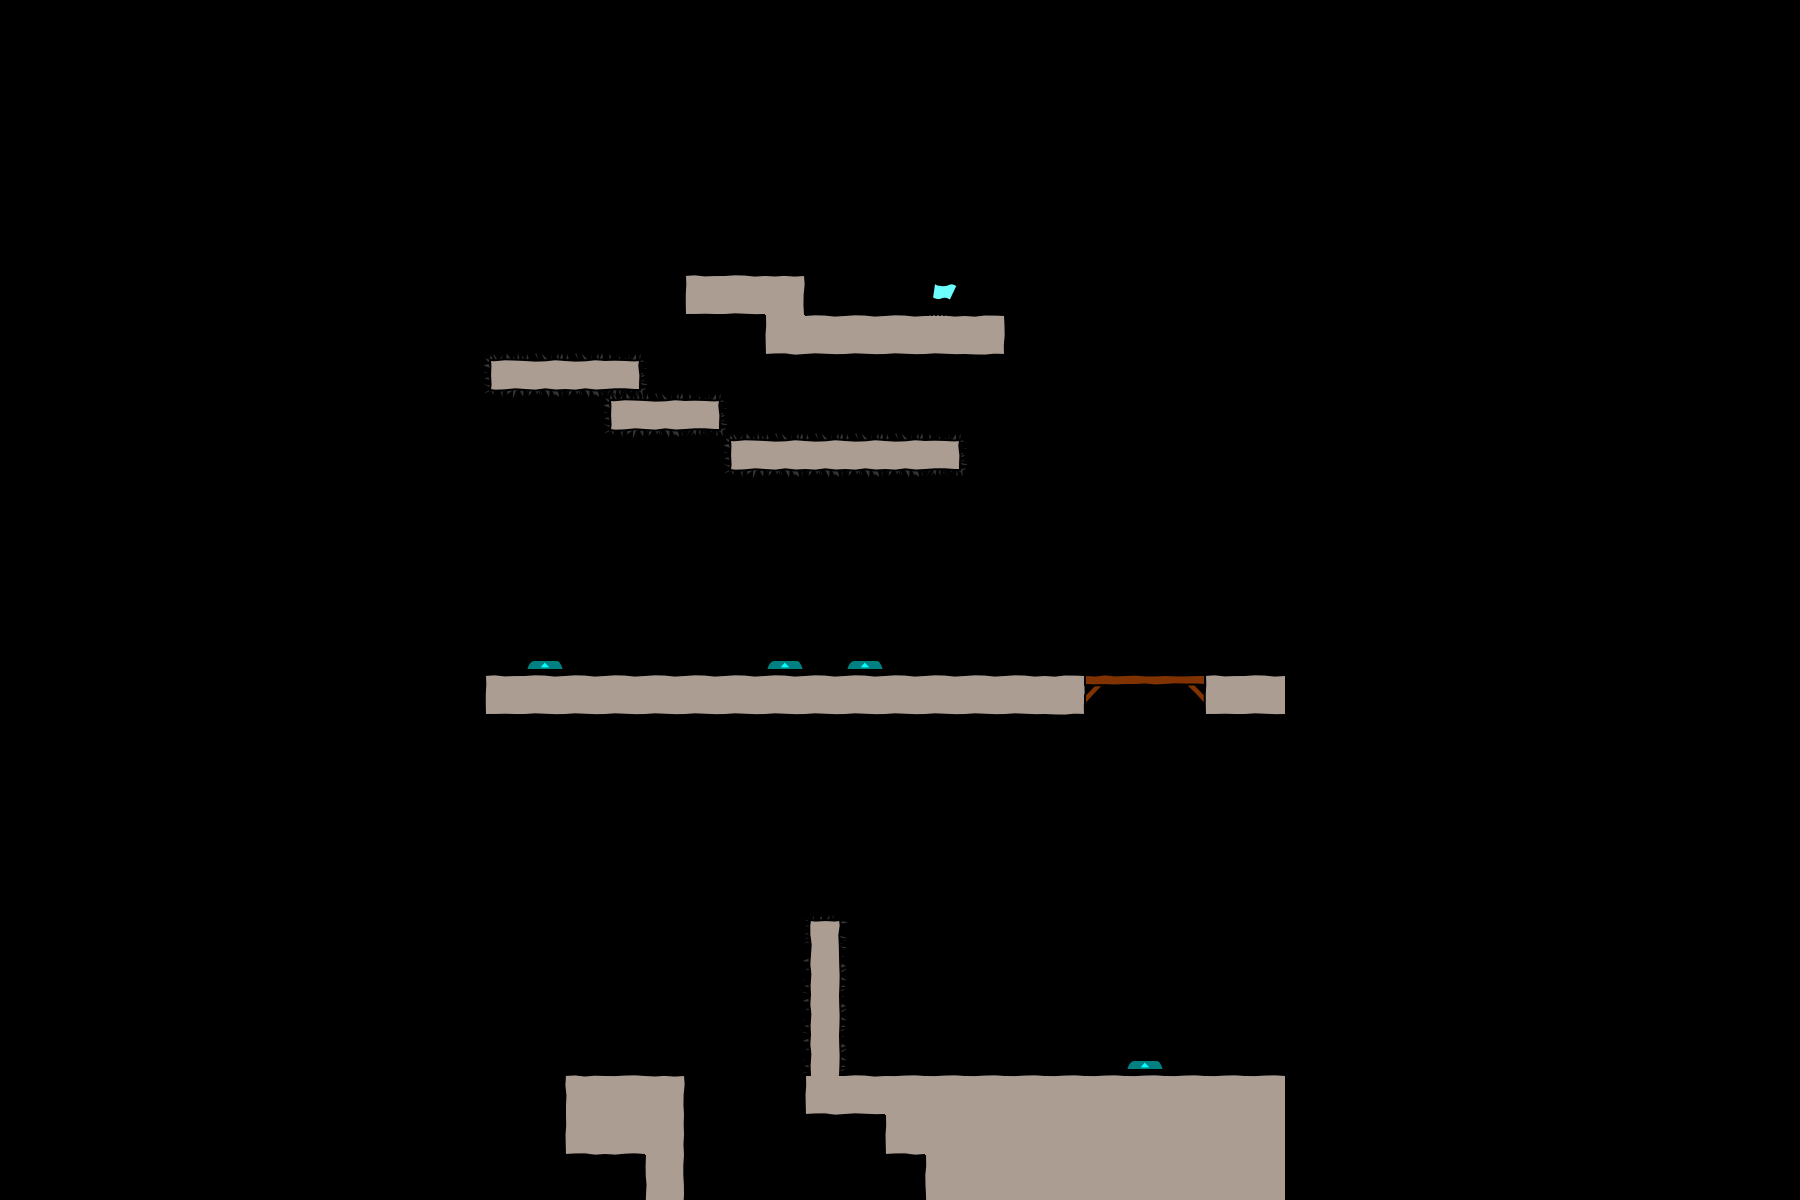

This game map was drawn from its Tiled (.tmx) file and the tilesets committed beside it. A one-line description and the trimmed map source follow:
An orthogonal 45x30 tile map with 40x40 px tiles, 3 tile layers (bg, objects, fg), 2 tilesets.

<map version="1.0" orientation="orthogonal" width="45" height="30" tilewidth="40" tileheight="40">
 <tileset firstgid="1" name="world1" tilewidth="50" tileheight="50">
  <image source="world1.png" width="400" height="400" />
 </tileset>
 <tileset firstgid="65" name="objectpalette" tilewidth="50" tileheight="50">
  <image source="objectpalette.png" width="400" height="400" />
 </tileset>
 <layer name="bg" width="32" height="50">
  <data>[1600 cells, 421 non-empty, 15 distinct tile ids]</data>
 </layer>
 <layer name="objects" width="32" height="50">
  <data>[1600 cells, 26 non-empty, 8 distinct tile ids]</data>
 </layer>
 <layer name="fg" width="32" height="50">
  <data>[1600 cells, 0 non-empty, 0 distinct tile ids]</data>
 </layer>
</map>
